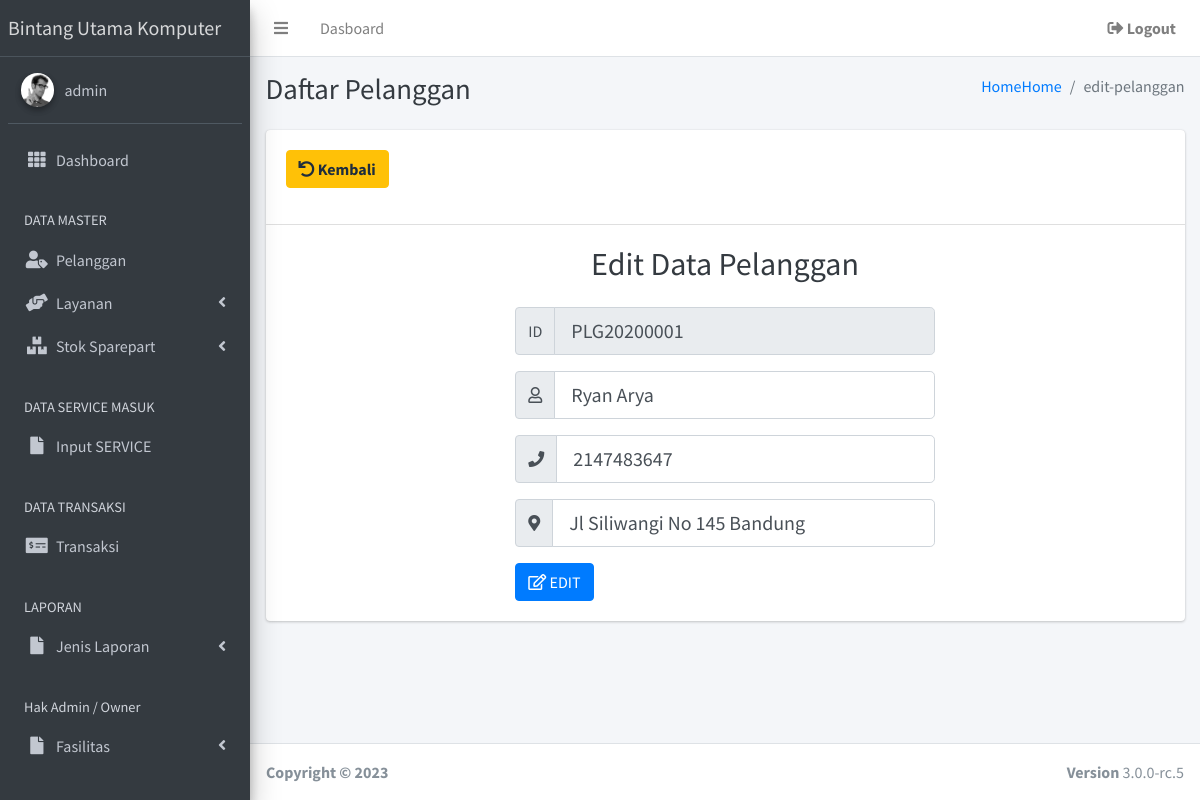
Page /admin/form_edit_pelanggan.php?id_pelanggan=PLG20200001 (signed in) on the committed database.
### tables this page shows
CREATE TABLE `t_pelanggan` (
  `id_pelanggan` varchar(25) NOT NULL,
  `nama_pelanggan` varchar(35) NOT NULL,
  `no_hp` int(13) NOT NULL,
  `alamat` varchar(100) NOT NULL
);

### admin/form_edit_pelanggan.php (the view, shortened to what this page needs)
<?php
if (empty($_SESSION['username']) and empty($_SESSION['password'])) {
  echo "<script> alert('anda harus login dulu ');window.location= '../index.php'</script>";
} else {
?>
  <?php
  include "../koneksi.php";
  ?>
  <!DOCTYPE html>
  <html>
  <head>
    <link rel="stylesheet" href="plugins/fontawesome-free/css/all.min.css">
    <link rel="stylesheet" href="plugins/datatables-bs4/css/dataTables.bootstrap4.css">
    <link rel="stylesheet" href="https://code.ionicframework.com/ionicons/2.0.1/css/ionicons.min.css">
    <link rel="stylesheet" href="plugins/tempusdominus-bootstrap-4/css/tempusdominus-bootstrap-4.min.css">
    <link rel="stylesheet" href="plugins/icheck-bootstrap/icheck-bootstrap.min.css">
    <link rel="stylesheet" href="plugins/jqvmap/jqvmap.min.css">
    <link rel="stylesheet" href="dist/css/adminlte.min.css">
    <link rel="stylesheet" href="plugins/overlayScrollbars/css/OverlayScrollbars.min.css">
    <link rel="stylesheet" href="plugins/daterangepicker/daterangepicker.css">
    <link rel="stylesheet" href="plugins/summernote/summernote-bs4.css">
  </head>
  <body class="hold-transition sidebar-mini layout-fixed">
    <div class="wrapper">
      <nav class="main-header navbar navbar-expand navbar-white navbar-light">
        <?php
        include "navbar.php";
        ?>
      </nav>
      <aside class="main-sidebar sidebar-dark-primary elevation-4">
        <?php
        include "siddebar-1.php";
        ?>
      </aside>
      <div class="content-wrapper">
        <div class="content-header">
          <div class="container-fluid">
            <div class="row mb-2">
              <div class="col-sm-6">
                <h1 class="m-0 text-dark">Daftar Pelanggan</h1>
              </div>
              <div class="col-sm-6">
                <ol class="breadcrumb float-sm-right">
                  <li class="breadcrumb-item"><a href="#">HomeHome</a></li>
                  <li class="breadcrumb-item active">edit-pelanggan</li>
                </ol>
              </div>
            </div>
          </div>
        </div>
        <section class="content">
          <div class="container-fluid">
            <div class="card ">
              <div class="card-header" align="left">
                <ul class="navbar-nav ml-auto">
                  <li class="nav-item">
                    <a href="pelanggan.php" class="nav-link">
                      <p><button class="btn btn-warning"><i class="fas fa-undo"></i></i></i><b> Kembali </b></button></p>
                    </a>
                  </li>
              </div>
              <div class="card-body" style="width:50%;margin:0 auto;">
                <h2 align="Center" class="m-0 text-dark">Edit Data Pelanggan</h2>
                <br>
                <?php
                $tampil = mysqli_query($koneksi, "select * from t_pelanggan where id_pelanggan='$_GET[id_pelanggan]';");
                $d = mysqli_fetch_array($tampil);
                ?>
                <form method="POST" action="edit_pelanggan.php">
                  <div class="form-group">
                    <div class="input-group mb-2">
                      <div class="input-group-prepend">
                        <div class="input-group-text">ID</div>
                      </div>
                      <input type="text" class="form-control form-control-lg" id="disabledInput" value="<?php echo "$d[id_pelanggan]"; ?>" name="id_pelanggan" readonly>
                    </div>
                  </div>
                  <div class="form-group">
                    <div class="input-group mb-2">
                      <div class="input-group-prepend">
                        <div class="input-group-text"><i class="far fa-user"></i></div>
                      </div>
                      <input type="text" class="form-control form-control-lg" id="inlineFormInputGroup" placeholder="Nama Pelanggan" name="nama_pelanggan" value="<?php echo "$d[nama_pelanggan]"; ?>" required>
                    </div>
                  </div>
                  <div class="form-group">
                    <div class="input-group mb-2">
                      <div class="input-group-prepend">
                        <div class="input-group-text"><i class="fas fa-phone"></i></div>
                      </div>
                      <input type="number" class="form-control form-control-lg" id="inlineFormInputGroup" placeholder="NO Handphone" name="no_hp" value="<?php echo "$d[no_hp]"; ?>" required>
                    </div>
                  </div>
                  <div class="form-group">
                    <div class="input-group mb-2">
                      <div class="input-group-prepend">
                        <div class="input-group-text"><i class="fas fa-map-marker-alt"></i></div>
                      </div>
                      <input type="text" class="form-control form-control-lg" id="inlineFormInputGroup" placeholder="Alamat" name="alamat" value="<?php echo "$d[alamat]"; ?>">
                    </div>
                  </div>
                  <button type="submit" class="btn btn-primary" href="#"><i class="far fa-edit"></i> EDIT </button>
                </form>
              </div>
            </div>
        </section>
      </div>
      <footer class="main-footer">
        <strong>Copyright &copy; 2023&nbsp; </strong>
        <div class="float-right d-none d-sm-inline-block">
          <b>Version</b> 3.0.0-rc.5
        </div>
      </footer>
    </div>
  </body>
  </html>
<?php } ?>

### rows in the picture
t_pelanggan: id_pelanggan "PLG20200001", nama_pelanggan "Ryan Arya", no_hp "2147483647", alamat "Jl Siliwangi No 145 Bandung"

### other values in the picture
$_SESSION['username'] "admin"
